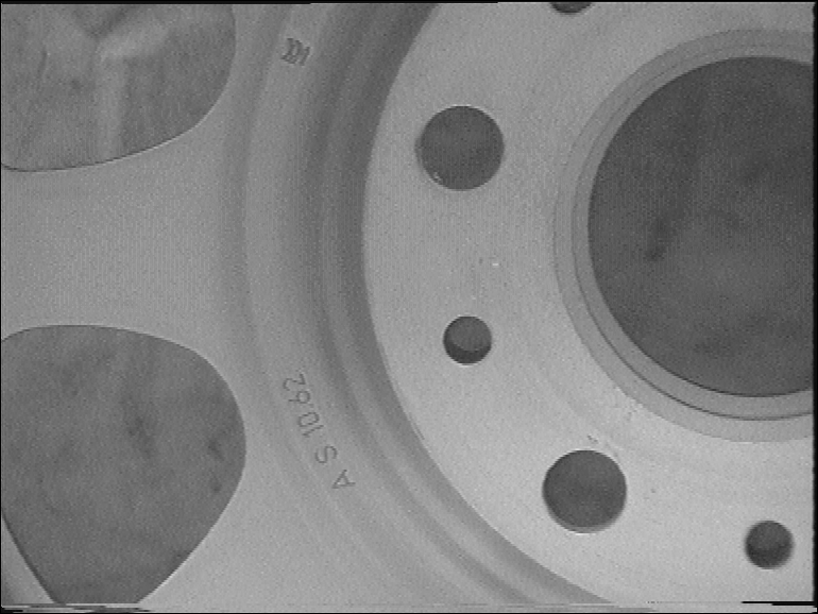
//> input picture classwork3/origin.png, 818 x 614 px
$ ./hole_count   (built with g++ and OpenCV 4)
//> lines starting //> are read from the running program, lines starting //| are printed output that depends on the picture; after the words box and inside, x2 and y2 are one past the last pixel; in counts of white or black regions, pixels touching at a corner belong together
// 圆孔计数 (counting complete circular holes)
// 目标: 只统计 4 个完整圆形孔；不完整的孔(被图像边界切断)、非圆形的孔都不计入
//
// 处理流程:
//   裁掉扫描黑边 -> 灰度 -> 高斯平滑 -> Otsu 反相二值化 -> 形态学 -> 连通域标记
//   -> 过滤(贴边 / 圆度 / 面积) -> 计数
//
// 每一步的中间结果都会保存成图片，方便观察算法过程
// 编译: 调用 vcvars64.bat 后用 cl 编译，链接 opencv_world4120.lib
// 运行: hole_count.exe [图片路径]   默认 origin.png

#include <opencv2/opencv.hpp>

#include <algorithm>
#include <iostream>
#include <string>
#include <vector>

// 把中间步骤图存到磁盘(统一放在输出目录下，带序号前缀)
static void saveStep(const std::string& outDir, const std::string& name, const cv::Mat& img) {
    const std::string path = outDir + "/" + name;
    cv::imwrite(path, img);
    std::cout << "[保存] " << path << std::endl;
}

// 圆度 = 4*pi*A / P^2，正圆为 1，越不圆越小。
// 需要对单个标号取最外轮廓来求周长，所以先抠出该标号的掩膜再做 findContours。
static double circularityOf(const cv::Mat& labels, int id) {
    cv::Mat mask = (labels == id);  // 0/255 的单通道掩膜
    std::vector<std::vector<cv::Point>> contours;
    cv::findContours(mask, contours, cv::RETR_EXTERNAL, cv::CHAIN_APPROX_NONE);
    if (contours.empty()) return 0.0;

    // 取面积最大的外轮廓
    size_t best = 0;
    double bestArea = -1.0;
    for (size_t i = 0; i < contours.size(); ++i) {
        const double a = cv::contourArea(contours[i]);
        if (a > bestArea) {
            bestArea = a;
            best = i;
        }
    }
    const double perimeter = cv::arcLength(contours[best], true);
    if (perimeter <= 0.0) return 0.0;
    return 4.0 * CV_PI * bestArea / (perimeter * perimeter);
}

int main(int argc, char** argv) {
    const std::string imgPath = (argc > 1) ? argv[1] : "origin.png";

    // 输出目录 = 输入图片所在目录；找不到时退回当前目录
    std::string outDir = ".";
    const size_t slash = imgPath.find_last_of("/\\");
    if (slash != std::string::npos) outDir = imgPath.substr(0, slash);

    // ---------- 步骤 0: 读入原始彩色图 ----------
    cv::Mat color = cv::imread(imgPath, cv::IMREAD_COLOR);
//> color is the input picture: 614 rows x 818 cols, CV_8UC3; min 0, max 234, mean 128.9
    if (color.empty()) {
        std::cerr << "无法读取图片: " << imgPath << std::endl;
        return -1;
    }
    saveStep(outDir, "step1_color.png", color);

    // ---------- 步骤 1: 裁掉四周扫描黑边 ----------
    // 图像边缘有一圈纯黑扫描边框，二值化后会连成一个大环，还会把贴边的孔洞"粘"进去，
    // 先裁掉 margin 像素，后面的"贴边即剔除"规则才能准确工作。
    const int margin = 8;
    if (color.cols <= 2 * margin || color.rows <= 2 * margin) {
        std::cerr << "图像尺寸过小" << std::endl;
        return -1;
    }
    cv::Mat roi = color(cv::Rect(margin, margin,
                                 color.cols - 2 * margin, color.rows - 2 * margin)).clone();
    saveStep(outDir, "step2_crop.png", roi);

    // ---------- 步骤 2: 彩色转灰度 ----------
    // 孔洞比金属表面暗，只需要亮度信息
    cv::Mat gray;
    cv::cvtColor(roi, gray, cv::COLOR_BGR2GRAY);
    saveStep(outDir, "step3_gray.png", gray);

    // ---------- 步骤 3: 高斯平滑 ----------
    // 抑制金属表面纹理、反光和噪声
    cv::Mat blur;
    cv::GaussianBlur(gray, blur, cv::Size(5, 5), 0);
    saveStep(outDir, "step4_blur.png", blur);

    // ---------- 步骤 4: Otsu 自动阈值二值化 + 反相 ----------
    // 孔洞是暗目标，反相(THRESH_BINARY_INV)后孔洞变成白色前景
    cv::Mat binary;
    const double otsuTh = cv::threshold(blur, binary, 0, 255,
                                        cv::THRESH_BINARY_INV | cv::THRESH_OTSU);
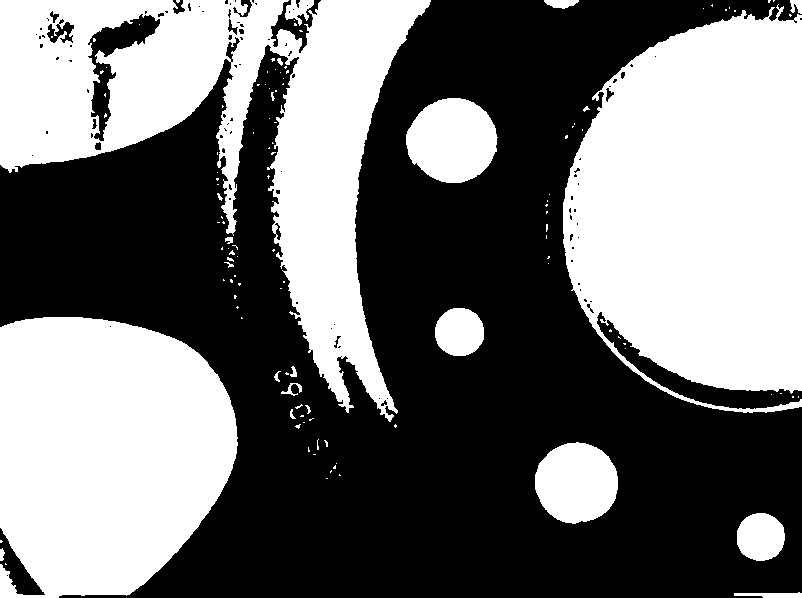
//> binary: 598 rows x 802 cols, CV_8UC1; 44.6% white; 123 white regions (100 under 20 px), largest, box (x1, y1, x2, y2) and area: (563, 4, 802, 413) 74743, (0, 0, 431, 422) 67329, (0, 317, 238, 598) 54971
//> otsuTh = 127
    saveStep(outDir, "step5_binary.png", binary);

    // ---------- 步骤 5: 形态学处理 ----------
    // 闭运算补细小缺口(避免一个孔被拆成几块)，开运算去掉孤立噪点
    cv::Mat kernel = cv::getStructuringElement(cv::MORPH_ELLIPSE, cv::Size(5, 5));
    cv::morphologyEx(binary, binary, cv::MORPH_CLOSE, kernel);
    cv::morphologyEx(binary, binary, cv::MORPH_OPEN, kernel);
//> binary: 598 rows x 802 cols, CV_8UC1; 44.9% white; 19 white regions (1 under 20 px), largest, box (x1, y1, x2, y2) and area: (563, 0, 802, 393) 74187, (0, 0, 431, 420) 69646, (0, 317, 238, 598) 55062
    saveStep(outDir, "step6_morph.png", binary);

    // ---------- 步骤 6: 连通域标记 ----------
    // 每个孔洞是一块独立的暗区，8 邻域标记后一个孔 = 一个连通域
    cv::Mat labels, stats, centroids;
    const int num = cv::connectedComponentsWithStats(binary, labels, stats, centroids, 8, CV_32S);
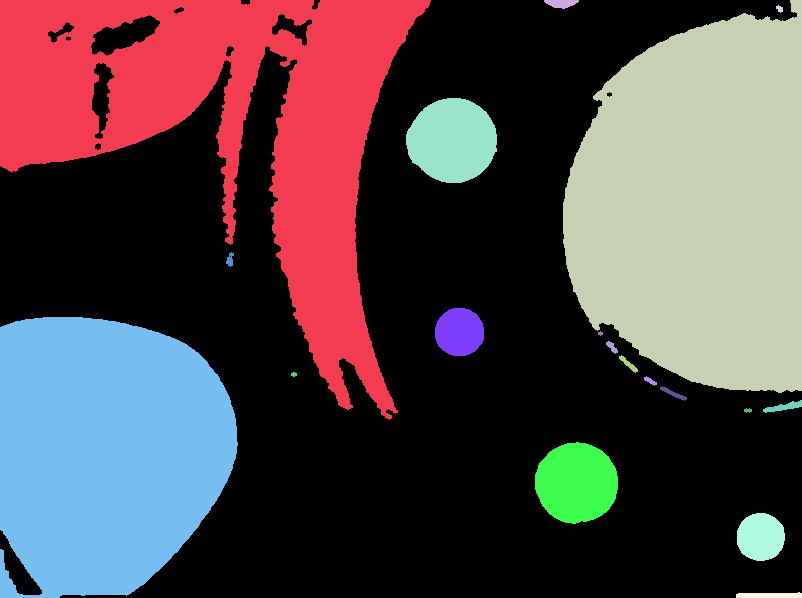
//> labels: 598 rows x 802 cols, CV_32SC1; 20 distinct labels, from 0 to 19; one colour per label, 0 black
//> stats = 20 rows, first 6: [0, 0, 802, 598, 264403], [0, 0, 431, 420, 69646], [544, 0, 35, 9, 218], [563, 0, 239, 393, 74187], [776, 5, 7, 8, 36], [406, 98, 91, 85, 5981]; centroids = 20 rows, first 8: [415.8, 336.9], [225.8, 122.9], [560.9, 2.95], [697.8, 204.7], [779.3, 8.39], [451.9, 140], [229.7, 259.4], [459.1, 331.7]; num = 20

    // 连通域伪彩色图: 每个标号一种颜色，直观检查有没有粘连或碎裂
    cv::Mat labelsU8, labelsVis;
    labels.convertTo(labelsU8, CV_8U, 12);
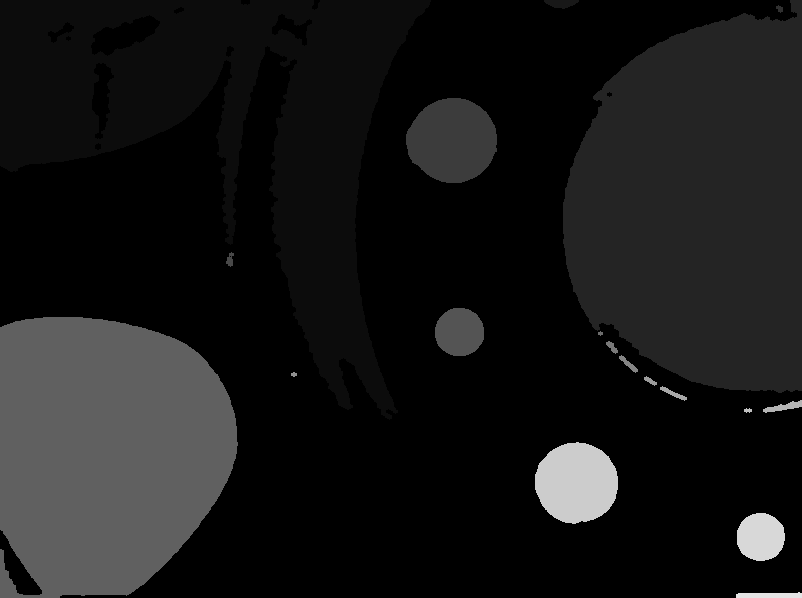
//> labelsU8: 598 rows x 802 cols, CV_8UC1; min 0, max 228, mean 22.9
    cv::applyColorMap(labelsU8, labelsVis, cv::COLORMAP_JET);
    labelsVis.setTo(cv::Vec3b(0, 0, 0), labels == 0);  // 背景涂黑
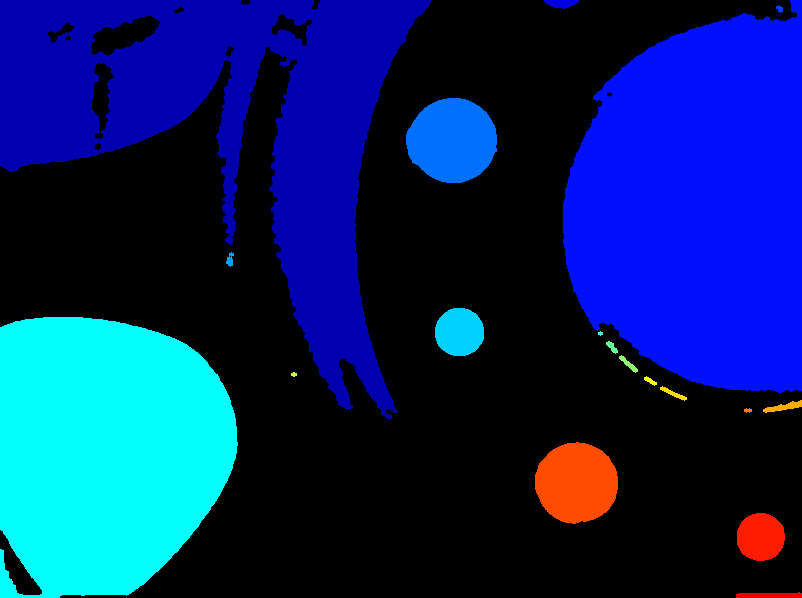
//> labelsVis: 598 rows x 802 cols, CV_8UC3; mean B, G, R 98.6, 35.2, 4.5
    saveStep(outDir, "step7_labels.png", labelsVis);

    // ---------- 步骤 7: 三重过滤，只留"完整的圆" ----------
    struct Candidate {
        int id;
        double area;
        double circ;
        cv::Rect box;
    };
    std::vector<Candidate> candidates;  // 通过贴边 + 圆度筛选
    std::vector<cv::Rect> rejected;     // 被剔除的，画到结果图里做对照

    const double kMinCircularity = 0.75;  // 圆度下限，正圆为 1
    for (int i = 1; i < num; ++i) {
        const int x = stats.at<int>(i, cv::CC_STAT_LEFT);
        const int y = stats.at<int>(i, cv::CC_STAT_TOP);
        const int w = stats.at<int>(i, cv::CC_STAT_WIDTH);
        const int h = stats.at<int>(i, cv::CC_STAT_HEIGHT);
        const cv::Rect box(x, y, w, h);
        const double area = static_cast<double>(stats.at<int>(i, cv::CC_STAT_AREA));

        // (a) 贴边的不完整目标: 被图像边界切断的大孔、左侧不规则孔都贴边
        if (x <= 0 || y <= 0 || x + w >= gray.cols || y + h >= gray.rows) {
            rejected.push_back(box);
            continue;
        }
        // (b) 圆度不够的不是圆孔(不规则暗区、细长划痕等)
        const double circ = circularityOf(labels, i);
        if (circ < kMinCircularity) {
            rejected.push_back(box);
            continue;
        }
        candidates.push_back({i, area, circ, box});
    }
//> this loop made 19 passes
//> (x, y, w, h, area, perimeter in circularityOf, circ) on passes 4, 5, 6, 7, 10, 11, 12, 13, 14, 16, 17, 18: (776, 5, 7, 8, 36, 22.49, 0.621), (406, 98, 91, 85, 5981, 290.2, 0.874), (226, 252, 8, 15, 72, 38.73, 0.457), (435, 308, 49, 48, 1887, 159, 0.904), (606, 341, 12, 13, 74, 37.8, 0.501), (619, 355, 19, 18, 106, 53.6, 0.367), (291, 372, 6, 5, 22, 15.66, 0.718), (644, 376, 13, 10, 58, 33.8, 0.473), (660, 386, 27, 15, 119, 65.94, 0.26), (744, 408, 8, 5, 28, 21.31, 0.498), (535, 442, 83, 82, 5288, 272.4, 0.876), (737, 513, 48, 48, 1840, 157.5, 0.897)
//> (x, y, w, h, area) on passes 1, 2, 3, 8, 15, 19: (0, 0, 431, 420, 69646), (544, 0, 35, 9, 218), (563, 0, 239, 393, 74187), (0, 317, 238, 281, 55062), (763, 400, 39, 13, 222), (736, 592, 66, 6, 330)

    // (c) 面积过滤: 以圆形候选面积的中位数为基准去掉碎屑噪点
    double minArea = 0.0;
    if (!candidates.empty()) {
        std::vector<double> areas;
        for (const Candidate& c : candidates) areas.push_back(c.area);
//> this loop made 4 passes
        std::sort(areas.begin(), areas.end());
//> areas = [1840, 1887, 5288, 5981]
        const double median = areas[areas.size() / 2];
//> median = 5288
        minArea = std::max(100.0, 0.25 * median);
//> minArea = 1322
    }

    // ---------- 步骤 8: 计数并绘制结果 ----------
    cv::Mat canvas = roi.clone();

    // 先画被剔除的目标(青色框)，便于和保留的对比
    for (const cv::Rect& r : rejected) {
        cv::rectangle(canvas, r, cv::Scalar(255, 255, 0), 1);
    }
//> this loop made 15 passes
//> r on passes 1 to 12: Rect(0, 0, 431, 420), Rect(544, 0, 35, 9), Rect(563, 0, 239, 393), Rect(776, 5, 7, 8), Rect(226, 252, 8, 15), Rect(0, 317, 238, 281), Rect(598, 331, 5, 5), Rect(606, 341, 12, 13), Rect(619, 355, 19, 18), Rect(291, 372, 6, 5), Rect(644, 376, 13, 10), Rect(660, 386, 27, 15)
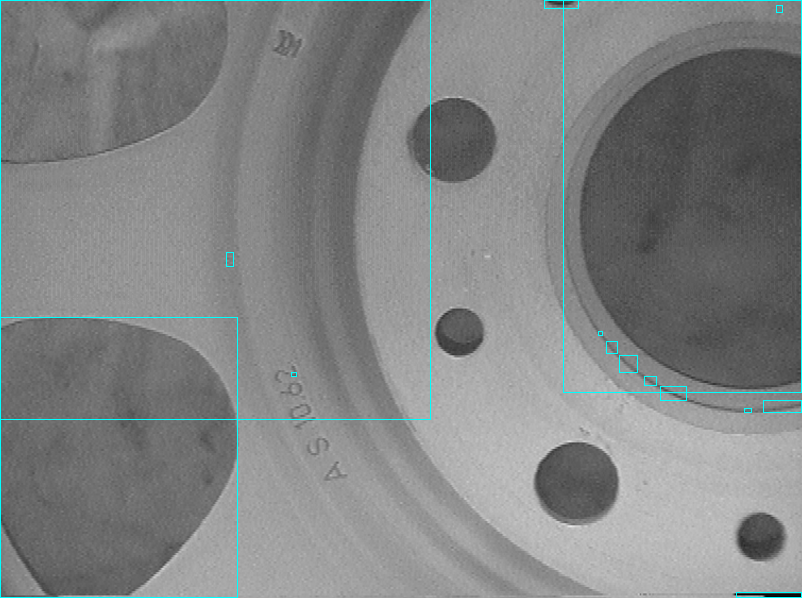
//> canvas: 598 rows x 802 cols, CV_8UC3; mean B, G, R 131.7, 131.7, 129.3

    int count = 0;
    for (const Candidate& c : candidates) {
        if (c.area < minArea) {
            cv::rectangle(canvas, c.box, cv::Scalar(255, 255, 0), 1);
            continue;
        }
        ++count;

        // centroids 是 N x 2 的 CV_64F 矩阵，必须用 at<double>(行, 列) 读取；
        // 用 at<cv::Point2d>(i) 会因 elemSize 不匹配触发断言直接中止
        const double cx = centroids.at<double>(c.id, 0);
        const double cy = centroids.at<double>(c.id, 1);

        cv::rectangle(canvas, c.box, cv::Scalar(0, 255, 0), 2);
        cv::circle(canvas, cv::Point(cvRound(cx), cvRound(cy)), 4, cv::Scalar(0, 0, 255), -1);
        cv::putText(canvas, std::to_string(count),
                    cv::Point(cvRound(cx) - 10, cvRound(cy) + 10),
                    cv::FONT_HERSHEY_SIMPLEX, 0.9, cv::Scalar(0, 0, 255), 2);

        std::cout << "圆孔 #" << count << "  面积=" << static_cast<int>(c.area)
                  << "  圆度=" << cv::format("%.2f", c.circ)
                  << "  外接框=(" << c.box.x << "," << c.box.y << ","
                  << c.box.width << "," << c.box.height << ")"
                  << "  质心=(" << cvRound(cx) << "," << cvRound(cy) << ")" << std::endl;
    }
//> this loop made 4 passes
//> (cx, cy, c.box) on passes 2 to 4: (459.1, 331.7, Rect(435, 308, 49, 48)), (576.1, 482.5, Rect(535, 442, 83, 82)), (760.3, 536.6, Rect(737, 513, 48, 48))
//| 圆孔 #1  面积=5981  圆度=0.87  外接框=(406,98,91,85)  质心=(452,140)
//| 圆孔 #2  面积=1887  圆度=0.90  外接框=(435,308,49,48)  质心=(459,332)
//| 圆孔 #3  面积=5288  圆度=0.88  外接框=(535,442,83,82)  质心=(576,482)
//| 圆孔 #4  面积=1840  圆度=0.90  外接框=(737,513,48,48)  质心=(760,537)
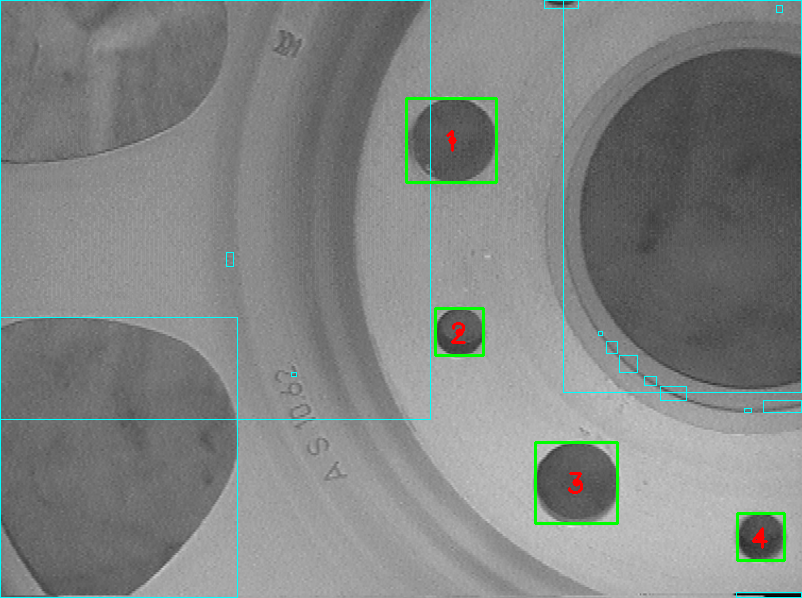
//> canvas: 598 rows x 802 cols, CV_8UC3; mean B, G, R 130.6, 132.3, 128.5
//> after the loop, count = 4

    cv::putText(canvas, "count = " + std::to_string(count), cv::Point(20, 40),
                cv::FONT_HERSHEY_SIMPLEX, 1.0, cv::Scalar(0, 255, 255), 3);
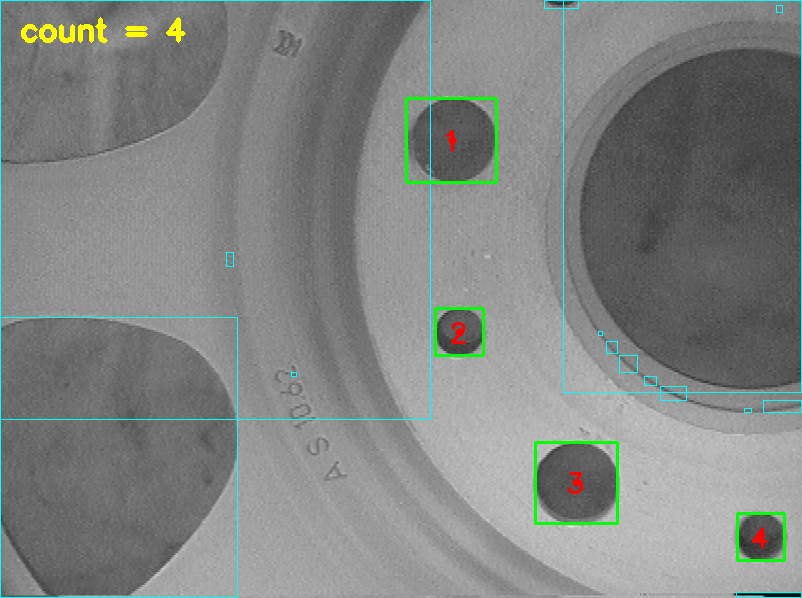
//> canvas: 598 rows x 802 cols, CV_8UC3; 0.29% of pixels changed, all inside (x1, y1, x2, y2) = (21, 17, 186, 43)
    saveStep(outDir, "step8_result.png", canvas);

    std::cout << "----" << std::endl;
    std::cout << "Otsu 阈值 = " << otsuTh << "，圆度下限 = " << kMinCircularity
              << "，面积下限 = " << static_cast<int>(minArea) << std::endl;
//| Otsu 阈值 = 127，圆度下限 = 0.75，面积下限 = 1322
    std::cout << "完整圆孔数量 = " << count << std::endl;
//| 完整圆孔数量 = 4
    return 0;
}
